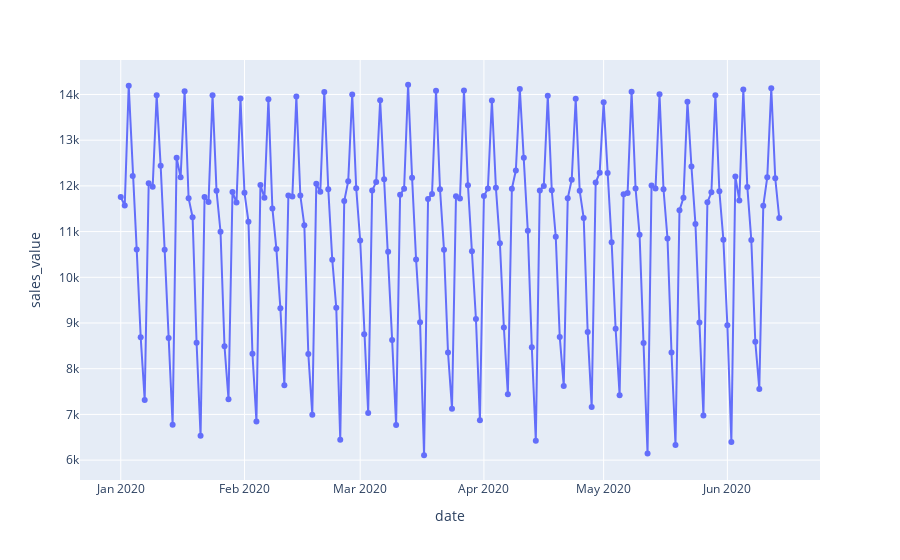

Here is the notebook cell this chart was saved with:
### Code cell
df_viz = df_ws.groupby('date', as_index=False)[['sales_value']].sum()
px.line(df_viz, x='date', y='sales_value', markers=True)

### Figure 1 — Plotly figure (JSON) as saved in the notebook; plotly's stock layout.template omitted (floating-point values rounded to 4 significant figures; data arrays with more than 128 entries replaced by an {"elided": "..."} marker saying what was removed)
{"data": [{"hovertemplate": "date=%{x}<br>sales_value=%{y}<extra></extra>", "legendgroup": "", "line": {"color": "#636efa", "dash": "solid"}, "marker": {"symbol": "circle"}, "mode": "markers+lines", "name": "", "orientation": "v", "showlegend": false, "type": "scatter", "x": {"elided": "166 str values"}, "xaxis": "x", "y": {"elided": "166 float values"}, "yaxis": "y"}], "layout": {"legend": {"tracegroupgap": 0}, "margin": {"t": 60}, "xaxis": {"anchor": "y", "domain": [0, 1], "title": {"text": "date"}}, "yaxis": {"anchor": "x", "domain": [0, 1], "title": {"text": "sales_value"}}}}
